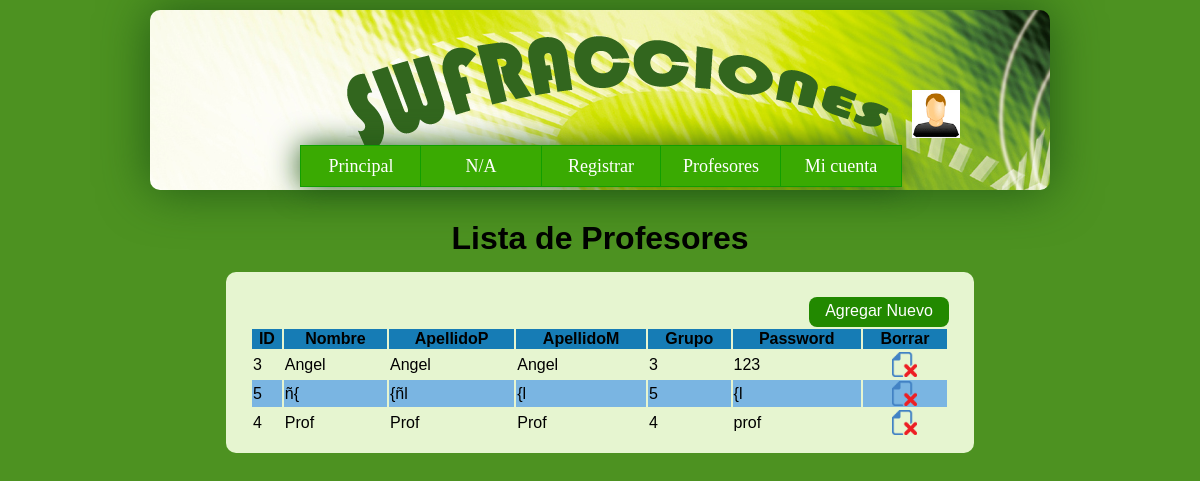
The app's page /vistaProfesores.php?obtener_profesores=obtener (signed in) with its own data.
### tables this page shows
CREATE TABLE IF NOT EXISTS `profesor` (
  `idProfesor` int(11) NOT NULL AUTO_INCREMENT,
  `usuarioId` int(11) NOT NULL,
  PRIMARY KEY (`idProfesor`),
  KEY `usuarioId` (`usuarioId`)
);

CREATE TABLE IF NOT EXISTS `usuarios` (
  `usuarioId` int(11) NOT NULL AUTO_INCREMENT,
  `contrasenia` varchar(45) NOT NULL,
  `nombre` varchar(45) NOT NULL,
  `apellidoP` varchar(45) NOT NULL,
  `apellidoM` varchar(45) NOT NULL,
  `matricula` varchar(6) NOT NULL,
  `tipoUsuario` int(11) NOT NULL,
  PRIMARY KEY (`usuarioId`)
);

### sw/DB/ProfesorDAO.php (called while the page is built, shortened)
<?php
include_once 'ConexionGeneral.php';
include_once '/sw/domain/Profesor.php';
include_once '/sw/domain/Usuario.php';
class ProfesorDAO extends ConexionGeneral {
    public function seleccionarTodosProfesores() {
        $usuarioDAO= new UsuarioDAO();
        $usuariosP=$usuarioDAO->seleccionarTodosUsuarios("WHERE tipoUsuario='2' ");
        $conexion = $this->abrirConexion();
        $profesores=array();
        for($i=0; $i <count($usuariosP);$i++ ){
            $sql = "SELECT * FROM profesor WHERE usuarioId=".$usuariosP[$i]->getIdUsuario();
            $resultado_peticion = $this->ejecutarConsulta($sql, $conexion);
            while ($fila = mysql_fetch_array($resultado_peticion)) {
                $profesores[$i] = new Profesor($usuariosP[$i]->getIdUsuario(), $usuariosP[$i]->getContrasena(),$usuariosP[$i]->getNombre(),
                        $usuariosP[$i]->getApellidoP(), $usuariosP[$i]->getApellidoM(), $usuariosP[$i]->getMatricula(),$usuariosP[$i]->getTipoUsuario(), $fila['idProfesor']);
            }
        }
        return $profesores;
    }
}
?>

### sw/DB/UsuarioDAO.php (called while the page is built, shortened)
<?php
include_once 'ConexionGeneral.php';
include_once '/sw/domain/Usuario.php';
class UsuarioDAO extends ConexionGeneral {
    public function seleccionarTodosUsuarios($condicion) {
        $conexion = $this->abrirConexion();
        $sql = "SELECT * FROM usuarios $condicion ORDER BY nombre ASC";
        $resultado_peticion = $this->ejecutarConsulta($sql, $conexion);
        $indice = 0;
        $usuarios = array();
        while ($fila = mysql_fetch_array($resultado_peticion)) {
            $usuarios[$indice] = new Usuario($fila['usuarioId'],$fila["contrasenia"], $fila["nombre"], $fila["apellidoP"], $fila["apellidoM"], $fila["matricula"], $fila["tipoUsuario"]);
            $indice++;
        }
        return $usuarios;
    }
}
?>

### sw/DB/ConexionGeneral.php (called while the page is built, shortened)
<?php
class ConexionGeneral {
    public function ejecutarConsulta($query, $conexion) {
        return mysql_query($query, $conexion);
    }
    public function cerrarConexion($conexion) {
        return @mysql_close($conexion);
    }
}
?>

### sw/ServicioProfesor.php (called while the page is built, shortened)
<?php
include_once 'DB/ProfesorDAO.php';
class ServicioProfesor {
    public function obtenerTodosProfesores(){
        $profesorDAO= new ProfesorDAO();
        return $profesorDAO->seleccionarTodosProfesores();
    }
}
?>

### ControladorProfesor.php (called while the page is built, shortened)
<?php
include_once 'sw/ServicioProfesor.php';
class ControladorProfesor{
    function obtenerProfesoresC() {
        if (isset($_GET["obtener_profesores"]) && $_GET["obtener_profesores"] == "obtener") {
            $servicioProfesor = new ServicioProfesor();
            return $servicioProfesor->obtenerTodosProfesores();
        }
    }
}
?>

### sw/domain/Usuario.php (called while the page is built, shortened)
<?php
class Usuario {
    private  $idUsuario;
    private  $contrasena;
    private  $nombre;
    private  $apellidoP;
    private  $apellidoM;
    private  $matricula;
    private  $tipoUsuario;
    public function __construct($idUsuario,$contrasena, $nombre, $apellidoP, $apellidoM, $matricula, $tipoUsuario) {
        $this->idUsuario=$idUsuario;
        $this->contrasena = $contrasena;
        $this->nombre = $nombre;
        $this->apellidoP = $apellidoP;
        $this->apellidoM = $apellidoM;
        $this->matricula = $matricula;
        $this->tipoUsuario = $tipoUsuario;
    }
    public function getIdUsuario() {
        return $this->idUsuario;
    }
    public function getContrasena() {
        return $this->contrasena;
    }
    public function getNombre() {
        return $this->nombre;
    }
    public function getApellidoP() {
        return $this->apellidoP;
    }
    public function getApellidoM() {
        return $this->apellidoM;
    }
    public function getMatricula() {
        return $this->matricula;
    }
    public function getTipoUsuario() {
        return $this->tipoUsuario;
    }
}
?>

### sw/domain/Profesor.php (called while the page is built, shortened)
<?php
include_once('Usuario.php');
class Profesor extends Usuario {
    private $idProfesor;
    public function __construct($idUsuario,$contrasena, $nombre, $apellidoP, $apellidoM, $matricula,$tipoUsuario, $idProfesor ) {
        $this->idProfesor = $idProfesor;
    }
    public function getIdProfesor() {
        return $this->idProfesor;
    }
}
?>

### vistaProfesores.php (the view, shortened to what this page needs)
<?php
include_once 'sw/GestionPlantilla.php';
include_once 'ControladorProfesor.php';
$gestorPlantilla = new GestionPlantilla();
$controladorServicioProfesor = new ControladorProfesor();
?>
<!DOCTYPE html PUBLIC "-//W3C//DTD XHTML 1.0 Transitional//EN" "http://www.w3.org/TR/xhtml1/DTD/xhtml1-transitional.dtd">
<html xmlns="http://www.w3.org/1999/xhtml">
    <head>
        <link href="css/css_plantilla.css" rel="stylesheet" type="text/css" />
        <link href="css/css_plantilla_v3.css" rel="stylesheet" type="text/css" />
        <link href="css/css_principal.css" rel="stylesheet" type="text/css" />
        <link href="css/css_tablas.css" rel="stylesheet" type="text/css" />
        <link href="css/css_principal.css" rel="stylesheet" type="text/css" />
    </head>
    <body>
        <div class="banner">
            <div class="encabezado">
                <?php
                echo $gestorPlantilla->generarEncabezadoHTML();
                echo $gestorPlantilla->generarMenu();
                $controladorServicioProfesor->eliminarProfesorC();
                ?>
            </div>
        </div>
        <div class="contenido" >
            <h1>Lista de Profesores</h1>
            <div class="marco">
                <div class="tabla">
                    <table>
                        <caption><a class="boton" href="RegistroProfesor.php">Agregar Nuevo</a></caption>
                        <tr>
                            <th>ID</th>
                            <th>Nombre</th>
                            <th>ApellidoP</th>
                            <th>ApellidoM</th>
                            <th>Grupo</th>
                            <th>Password</th>
                            <th>Borrar</th>
                        </tr>
<?php
$profesores=$controladorServicioProfesor->obtenerProfesoresC();
    $SALTO = "\n";
    $cadena_post = "";
    $index = 1;
foreach($profesores as $profesor) {
        $class = "";
        if ($index % 2 == 0)
        $class = "par";
        $cadena_post .='            <tr class="' . $class . '">' . $SALTO;
        $cadena_post .='                <td>' . $profesor->getIdProfesor() . '</td>' . $SALTO;
        $cadena_post .='                <td>' . $profesor->getNombre() . '</td>' . $SALTO;
        $cadena_post .='                <td>' . $profesor->getApellidoP(). '</td>' . $SALTO;
        $cadena_post .='                <td>' . $profesor->getApellidoM() . '</td>' . $SALTO;
        $cadena_post .='                <td>' . $profesor->getIdProfesor() . '</td>' . $SALTO;
        $cadena_post .='                <td>'.$profesor->getContrasena().'</td>' . $SALTO;
        $cadena_post .='               	<td class="borrar"><a onclick = "confirmarEliminacionProfesor(' . $profesor->getIdUsuario() . ')" href="#"><img src="img/utileria/borrar.png" alt="Borrar"/></a></td>' . $SALTO;
        $cadena_post .='            </tr>' . $SALTO;
        $index++;
    }
    echo $cadena_post;
?>
                    </table>
                </div>
            </div>
        </div>
    </body>
</html>

### sw/GestionPlantilla.php (shortened to what this page needs)
<?php
class GestionPlantilla {
    function generarEncabezadoHTML() {
        return '
            <div class="mini_perfil">
                <ul>
                <li><img src="img/usuarios/usuario.png" alt="Imagen usuario"/></li>
                </ul>
            </div>
            <div class="clearboth"></div>
            ';
    }
    function generarMenu() {
        if ($_SESSION['tipo'] == 2) {
            return $this->generarMenuProfesor();
        } elseif ($_SESSION['tipo'] == 3) {
            return $this->generarMenuAlumno();
        } elseif ($_SESSION['tipo'] == 1) {
            return $this->generarMenuAdmin();
        }
        return "ERROR...!!!!";
    }
    function generarMenuAdmin() {
        return '<div class="menu">
                <ul>
                    <li><a  href="principal.php">Principal</a></li>
                    <li class="categoria"><a href="">N/A</a></li>
                    <li><a href="RegistroProfesor.php">Registrar</a></li>
                    <li><a href="vistaProfesores.php?obtener_profesores=obtener">Profesores</a></li>
                    <li class="categoria"><a href="">Mi cuenta</a>
                        <ul>
                            <li><a href="sw/logout.php">Cerrar Sesi&oacute;n</a></li>
                        </ul>
                    </li>
                </ul>
                <div class="clearboth"></div>
            </div>
';
    }
}
?>

### css/css_plantilla.css (style rules this page uses)
body { overflow-y:scroll; background:#29B5E9; font-family:Arial, Helvetica, sans-serif; height: 3000px; }
p,h1,form,table,label,input,div,textarea,select,li,ul { border:0;margin:0;padding:0; }
ul { list-style:none; }
h1 { text-align:center; margin:10px 0px 0px 0px; font-size:32px; padding-bottom:5px; }
a { text-decoration:none; }
div.encabezado { height:70px; width:900px; color:#FFF; font-family:"Bauhaus 93", "Comic Sans MS"; font-size:30px; position:fixed !important; -webkit-box-shadow:0px 0 50px #013D7B; -moz-box-shadow:0px 0 50px #013D7B; box-shadow:0px 0 50px #013D7B; border-radius:10px; -moz-border-radius:10px; -webkit-border-radius:10px; z-index:10; }
div.mini_perfil { padding-top: 70px; background-repeat: no-repeat; width:750px; margin:auto; }
div.mini_perfil { width:750px; margin:auto; }
div.mini_perfil ul li { text-align:center; float:right; position:relative; }
div.mini_perfil ul li img { padding: 10px 15px 0px 15px; width:48px; height:48px; }
div.menu { z-index:10; font-size:18px; margin:auto; width:600px; -webkit-box-shadow:0px 0 30px #013D7B; -moz-box-shadow:0px 0 30px #013D7B; box-shadow:0px 0 30px #013D7B; }
div.menu ul { width: 100%; text-align:center; }
div.menu ul li { background:#499CC7; font-weight:bold; float:left; width: 120px; }
div.menu ul li.categoria { border-collapse: collapse; position:relative; }
div.menu ul li a { border-collapse: collapse; border:1px #4285B5 solid; color:#FFF; background:#499CC7; font-weight:100; padding:10px 0px 2px 0px; width: 100%; height:28px; display:block; overflow:hidden; }
div.contenido { margin:auto; margin-top: 10px; padding-top:200px; width:748px; }
div.marco { background:#eaf3fa; margin:auto; margin-top:10px; margin-bottom:10px; overflow:hidden; padding:15px; border-radius:10px; -moz-border-radius:10px; -webkit-border-radius:10px; }
.boton { margin:10px 0 0 10px; width:150px; height:30px; background: #7AB5E2; padding: 5px 10px; color: white; font-size: 16px; text-decoration: none; vertical-align: middle; -webkit-border-radius: 8px; -moz-border-radius: 8px; border-radius: 8px; }
img[alt] { font-size: 9px; }
a.boton { float: right; width: 70px; height: 20px; }
caption a.boton { width: 120px; }

### css/css_plantilla_V3.css (style rules this page uses)
body { background:#4D9221; }
div.banner { width: 900px; margin: auto; }
div.encabezado { background: url(../img/banner/banner.png); background-repeat: no-repeat; height:180px; margin-bottom: 10px; color:#FFF; -webkit-box-shadow:0px 0 50px #235A16; -moz-box-shadow:0px 0 50px #235A16; box-shadow:0px 0 50px #235A16; }
div.menu { -webkit-box-shadow:0px 0 30px #235A16; -moz-box-shadow:0px 0 30px #235A16; box-shadow:0px 0 30px #235A16; }
div.menu ul li { background:#3AAA02; }
div.menu ul li a { color:#FFF; background:#3AAA02; border:1px #119E00 solid; }
div.marco { background:#E6F5D0; }
.boton { background: #228900; }

### css/css_tablas.css (style rules this page uses)
div.tabla { margin:auto; width:700px; }
div.tabla table { width:699px; }
div.tabla th { background:#167CB5; }
div.tabla table tr.par { background:#7AB5E2; }
div.tabla table tr td.borrar,div.tabla table tr td.editar { text-align:center; }
div.tabla table tr td img { width:25px; height:25px; }

### records on screen
usuarios: nombre "Angel", apellidoP "Angel", apellidoM "Angel", contrasenia "123"
profesor: idProfesor "3"
usuarios: nombre "ñ{", apellidoP "{ñl", apellidoM "{l", contrasenia "{l"
profesor: idProfesor "5"
usuarios: nombre "Prof", apellidoP "Prof", apellidoM "Prof", contrasenia "prof"
profesor: idProfesor "4"
